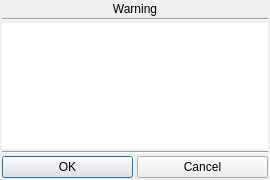
<?xml version="1.0" encoding="UTF-8"?>
<ui version="4.0">
 <class>OkCancelDialog</class>
 <widget class="QDialog" name="OkCancelDialog">
  <property name="geometry">
   <rect>
    <x>0</x>
    <y>0</y>
    <width>270</width>
    <height>180</height>
   </rect>
  </property>
  <property name="minimumSize">
   <size>
    <width>270</width>
    <height>180</height>
   </size>
  </property>
  <property name="maximumSize">
   <size>
    <width>270</width>
    <height>180</height>
   </size>
  </property>
  <property name="font">
   <font>
    <stylestrategy>PreferAntialias</stylestrategy>
   </font>
  </property>
  <property name="focusPolicy">
   <enum>Qt::ClickFocus</enum>
  </property>
  <property name="windowTitle">
   <string notr="true">OkCancelDialog</string>
  </property>
  <property name="modal">
   <bool>true</bool>
  </property>
  <layout class="QVBoxLayout" name="verticalLayout">
   <property name="spacing">
    <number>2</number>
   </property>
   <property name="leftMargin">
    <number>2</number>
   </property>
   <property name="topMargin">
    <number>2</number>
   </property>
   <property name="rightMargin">
    <number>2</number>
   </property>
   <property name="bottomMargin">
    <number>2</number>
   </property>
   <item>
    <widget class="QLabel" name="titleLbl">
     <property name="focusPolicy">
      <enum>Qt::ClickFocus</enum>
     </property>
     <property name="text">
      <string>Warning</string>
     </property>
     <property name="alignment">
      <set>Qt::AlignCenter</set>
     </property>
    </widget>
   </item>
   <item>
    <widget class="Line" name="line_2">
     <property name="focusPolicy">
      <enum>Qt::ClickFocus</enum>
     </property>
     <property name="orientation">
      <enum>Qt::Horizontal</enum>
     </property>
    </widget>
   </item>
   <item>
    <widget class="QTextBrowser" name="textLbl">
     <property name="focusPolicy">
      <enum>Qt::ClickFocus</enum>
     </property>
     <property name="frameShape">
      <enum>QFrame::NoFrame</enum>
     </property>
    </widget>
   </item>
   <item>
    <widget class="Line" name="line">
     <property name="focusPolicy">
      <enum>Qt::ClickFocus</enum>
     </property>
     <property name="orientation">
      <enum>Qt::Horizontal</enum>
     </property>
    </widget>
   </item>
   <item>
    <widget class="QWidget" name="widget" native="true">
     <property name="focusPolicy">
      <enum>Qt::ClickFocus</enum>
     </property>
     <layout class="QHBoxLayout" name="horizontalLayout">
      <property name="spacing">
       <number>4</number>
      </property>
      <property name="leftMargin">
       <number>0</number>
      </property>
      <property name="topMargin">
       <number>0</number>
      </property>
      <property name="rightMargin">
       <number>0</number>
      </property>
      <property name="bottomMargin">
       <number>0</number>
      </property>
      <item>
       <widget class="QPushButton" name="okBtn">
        <property name="text">
         <string>OK</string>
        </property>
        <property name="shortcut">
         <string>Return</string>
        </property>
       </widget>
      </item>
      <item>
       <widget class="QPushButton" name="cancelBtn">
        <property name="text">
         <string>Cancel</string>
        </property>
        <property name="shortcut">
         <string>Esc</string>
        </property>
       </widget>
      </item>
     </layout>
    </widget>
   </item>
  </layout>
 </widget>
 <resources/>
 <connections/>
</ui>
